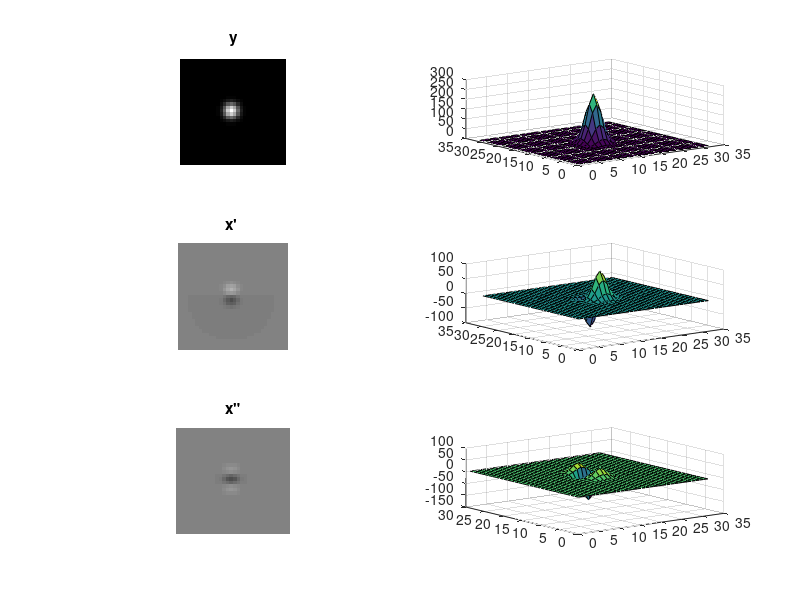

Recreate this plot in MATLAB.
close all;
clear;
%%%%%%%%%%%%%%%%%%%%%%%%%%%%%%%%%%%%%%%%%%%%%%%%%%%%%%%%%%%%%%%%%%%%%%%
% EDGE DETECTION LAB
%%%%%%%%%%%%%%%%%%%%%%%%%%%%%%%%%%%%%%%%%%%%%%%%%%%%%%%%%%%%%%%%%%%%%%%

N = 32;
n = (-(0):1:N-1);
sigma = 1.5;
i = (-(N):1:N-1);

%exp distribution
%{
figure('name','exp distribution');
x = 100*exp((-2)*(n-8).^2);
x_diff = diff(x);
x_diff2 = diff(x_diff);
n_diff = n(1:length(n)-1);
%n_diff = n_diff+1;
n_diff2 = n_diff(1:length(n_diff)-1);
%n_diff2 = n_diff2+1;
subplot(3,2,1);
plot(n,x);
title('x');
subplot(3,2,3);
plot(n_diff,x_diff);
title('x');
subplot(3,2,5);
plot(n_diff2,x_diff2);
title('x"');
%}

%Gaussion distribution 1D
%{
y = 1*(exp((-1)*(i.^2)/(2*sigma^2)));
y_diff = diff(y);
y_diff2 = diff(y_diff);
i_diff = i(1:length(i)-1);
i_diff2 = i_diff(1:length(i_diff)-1);
figure('name','Gaussion distribution 1D');
subplot(3,2,1);
plot(i,y);
title('y');
subplot(3,2,3);
plot(i_diff,y_diff);
title('x'' ');
subplot(3,2,5);
plot(i_diff2,y_diff2);
title('x"');
subplot(3,2,6);
plot(i,y,i_diff,y_diff,i_diff2,y_diff2);
title('x x'' x"');
%}

%Gaussion distribution 2D
for j = 1 : N
   for i = 1 : N
       %y(j,i) = (-1)*(1/sqrt(2*(sigma^2)))*(exp((-1)*((i-1)^2+(j-1)^2)/(2*sigma^2)));
       y(j,i) = 255*(exp((-1)*((i-N/2)^2+(j-N/2)^2)/(2*sigma^2)));
   end
end

figure('name','Gaussion distribution 2D');
y_diff = diff(y);
y_diff2 = diff(y_diff);
subplot(3,2,1);
imshow(y, [0, 255]);
title('y');
subplot(3,2,3);
imshow(y_diff, [-255, 255]);
title('x'' ');
subplot(3,2,5);
y_diff2 = int64(y_diff2);
imshow(y_diff2, [-255, 255]);
title('x"');

subplot(3,2,2);
surf(y);
subplot(3,2,4);
surf(y_diff);
subplot(3,2,6);
surf(y_diff2);
